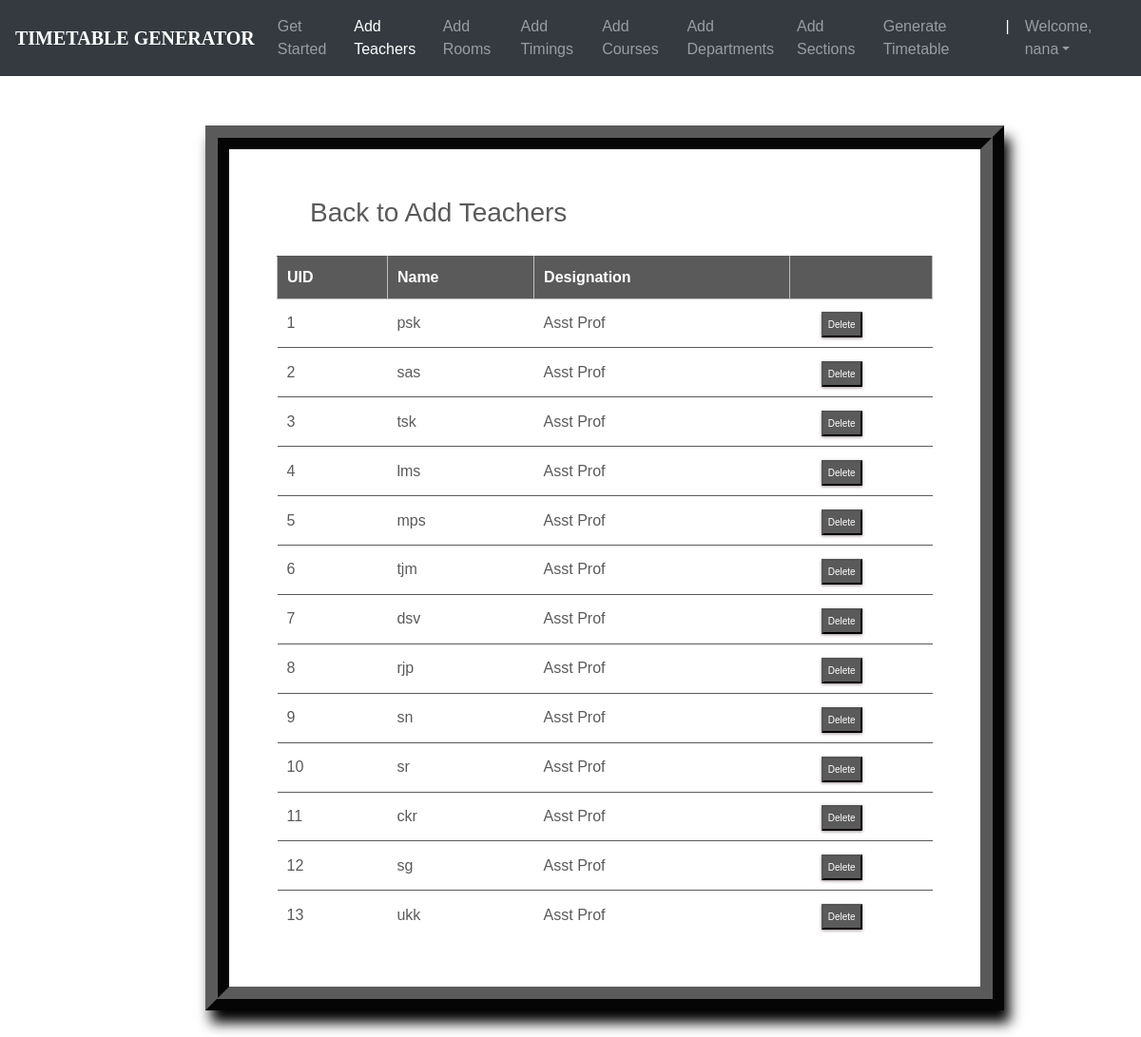
/teachers_list/ (signed in), run on the app's committed database.
### ttgen/models.py (models this page shows, shortened)
class Instructor(models.Model):
    uid = models.CharField(max_length=6)
    name = models.CharField(max_length=25)
    Desig = models.CharField(max_length=25,choices=DESIGNATIONS,default='Asst Prof')

### ttgen/views.py (the view)
# urls.py: path('teachers_list/', views.inst_list_view , name='editinstructor'),
@login_required
def inst_list_view(request):
    context = {
        'instructors': Instructor.objects.all()
    }
    return render(request, 'inslist.html', context)

### templates/inslist.html (shortened to what this page needs)
<!DOCTYPE html>
<html lang="en">
<head>
	<link rel="stylesheet" href="https://maxcdn.bootstrapcdn.com/bootstrap/4.0.0/css/bootstrap.min.css">
    <link rel="stylesheet" type="text/css" href="static/css/index.css">
</head>
<body>
        <header>
			<nav class="navbar navbar-expand-md navbar-dark fixed-top bg-dark">
                <a class="navbar-brand" href="#"><b>TIMETABLE GENERATOR</b></a>
                <div class="collapse navbar-collapse" id="navbarCollapse">
                    <ul class="navbar-nav ml-auto">
                    <li class="nav-item">
                        <a class="nav-link" href="{% url 'admindash' %}">Get Started</a>
                    </li>
                    <li class="nav-item active">
                        <a class="nav-link" href="{% url 'addInstructors' %}">Add Teachers</a>
                    </li>
                    <li class="nav-item">
                        <a class="nav-link" href="{% url 'addRooms' %}">Add Rooms</a>
                    </li>
                    <li class="nav-item">
		                <a class="nav-link" href="{% url 'addTimings' %}">Add Timings</a>
		            </li>
                    <li class="nav-item">
                        <a class="nav-link" href="{% url 'addCourses' %}">Add Courses</a>
                    </li>
                    <li class="nav-item">
			            <a class="nav-link" href="{% url 'addDepts' %}">Add Departments</a>
		            </li>
                    <li class="nav-item">
			            <a class="nav-link" href="{% url 'addSections' %}">Add Sections</a>
		            </li>
                    <li class="nav-item">
			            <a class="nav-link" href="{% url 'generate' %}">Generate Timetable</a>
		            </li>
                    <li class="nav-item active">
			            <a class="nav-link">|</a>
		            </li>
                    <li class="nav-item dropdown">
		                <a class="nav-link dropdown-toggle" href="#" id="dropdown03" data-toggle="dropdown" aria-haspopup="true" aria-expanded="false">Welcome, {{ user.first_name }}</a>
		            </li>
                    </ul>
                </div>
            </nav>
        </header><br><br>
        {% block content %}
        {% load static %}
<fieldset class="fieldset">
    <a href="{% url 'addInstructors'%}"><h1 class="tablink" onclick="openPage('new')" id="defaultOpen">Back to Add Teachers</h1></a>
    <div class="tabcontent" id="edit">
        <table class="table1">
            <thead>
            <tr class="table-headers">
            <th>UID</th>
            <th>Name</th>
            <th>Designation</th>
            <th  class="empty"></th>
            </tr>
            </thead>
            <tbody>
            {% for inst in instructors %}
            <tr>
             <td>{{inst.uid}}</td>
             <td>{{inst.name}}</td>
             <td>{{inst.Desig}}</td>
             <td class="empty">
                <form action="{% url 'deleteinstructor' inst.id %}" method="post">
                        <input type="submit" value="Delete" class="cross">
                </form>
             </td>
             </tr>
            {% endfor %}
            </tbody>
        </table>
    </div>
</fieldset>
{% endblock %}

### static/css/index.css (style rules this page uses)
body { padding-top: 3rem; padding-bottom: 3rem; color: #5a5a5a; font-family: 'Poppins', sans-serif; overflow-x: hidden; }
nav { font-family: sans-serif; }
.navbar-brand { font-size: 20px; font-family: Georgia, 'Times New Roman', Times, serif; }

### templates/inslist.html (style rules this page uses)
nav { font-family: sans-serif; }
.navbar-brand { font-size: 20px; font-family: Georgia, 'Times New Roman', Times, serif; }
* { margin: 0; padding: 0; box-sizing: border-box; }
html { scroll-behavior: smooth; }
a { text-decoration:none; }
form { margin-top: 3%; margin-left: 18%; margin-right: 12%; }
fieldset h1 { color: #5a5a5a; padding-bottom: 20px; margin-left: 35px; display: inline-block; cursor: pointer; font-size: 28px; }
fieldset input { padding:8px; color: #938c8c }
.table2 td, th { border: 1px solid rgb(190,190,190); padding: 10px 20px; }
.table1 { width: 100%; border-collapse: collapse; text-align: left; overflow: hidden; }
.table1 td, th { border-top: 1px solid #5a5a5a; padding: 10px; }
.table1 th { background-color: #5a5a5a; color: #fff; }
.cross { font-size:10px; box-shadow: 0px 1px 3px 0px #9e9292; padding: 4px 5px; color: #fff; background-color: #5a5a5a; cursor: pointer; }
.fieldset { margin-top: 3%; margin-left: 18%; margin-right: 12%; padding: 50px; border-width: 25px; border-style: ridge; border-color: #5a5a5a; box-shadow: 6px 13px 13px 0px black; background-color: #fff; }

### data on the page
Instructor: uid "1", name "psk", Desig "Asst Prof"
Instructor: uid "2", name "sas", Desig "Asst Prof"
Instructor: uid "3", name "tsk", Desig "Asst Prof"
Instructor: uid "4", name "lms", Desig "Asst Prof"
Instructor: uid "5", name "mps", Desig "Asst Prof"
Instructor: uid "6", name "tjm", Desig "Asst Prof"
Instructor: uid "7", name "dsv", Desig "Asst Prof"
Instructor: uid "8", name "rjp", Desig "Asst Prof"
Instructor: uid "9", name "sn", Desig "Asst Prof"
Instructor: uid "10", name "sr", Desig "Asst Prof"
Instructor: uid "11", name "ckr", Desig "Asst Prof"
Instructor: uid "12", name "sg", Desig "Asst Prof"
Instructor: uid "13", name "ukk", Desig "Asst Prof"

### other printed values
{{ user.first_name }} "nana"
